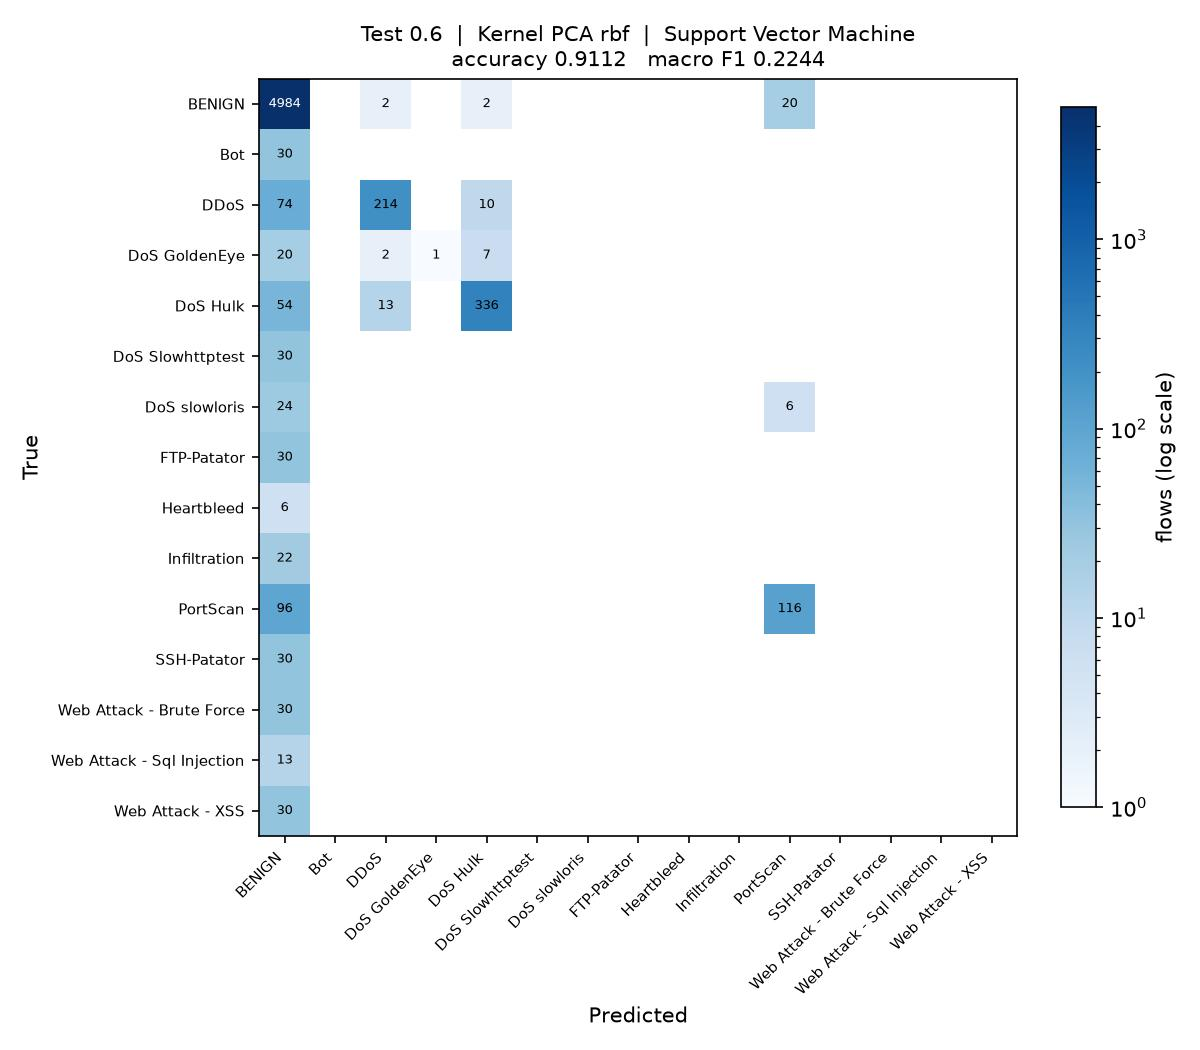

Python code for this plot:
"""
Test_0.6_DR_RBF_SVM

Test size 0.6  |  Kernel PCA (rbf)  |  Support Vector Machine  (reference sheet #15)

Run on its own:

    python Test_0.6_DR_RBF_SVM.py

Writes Test_0.6_DR_RBF_SVM.jpg (confusion matrix) and appends one row to
results/75_runs.csv.
"""

import os
import sys
import time
import warnings
from pathlib import Path

import matplotlib
matplotlib.use("Agg")
import matplotlib.pyplot as plt
import numpy as np
import pandas as pd
from sklearn.decomposition import KernelPCA
from sklearn.impute import SimpleImputer
from sklearn.metrics import (accuracy_score, confusion_matrix, f1_score,
                             precision_score, recall_score)
from sklearn.model_selection import train_test_split
from sklearn.preprocessing import LabelEncoder, StandardScaler
from sklearn.svm import SVC

sys.path.insert(0, str(Path(__file__).resolve().parent.parent))
from common import load_sample                      # noqa: E402

warnings.filterwarnings("ignore")

# ----- this run -------------------------------------------------------------
TEST_SIZE = 0.6
KERNEL = "rbf"
CLASSIFIER = "SVM"
N_COMPONENTS = 15
# ----------------------------------------------------------------------------

SEED = 0
N_JOBS = max(1, (os.cpu_count() or 2) // 2)
STEM = "Test_0.6_DR_RBF_SVM"
HERE = Path(__file__).resolve().parent
RESULTS = HERE.parent / "results"


def main():
    t0 = time.time()
    df = load_sample(10000, 50, SEED)
    y = LabelEncoder().fit_transform(df["Label"])
    X = df.drop(columns=["Label", "Day"])
    classes = sorted(df["Label"].unique())
    print(f"{len(df):,} flows, {X.shape[1]} features, {len(classes)} classes")

    X_train, X_test, y_train, y_test = train_test_split(
        X, y, test_size=TEST_SIZE, random_state=SEED, stratify=y)

    # mean imputation and scaling, fitted on the training split only
    imputer = SimpleImputer(strategy="mean").fit(X_train)
    scaler = StandardScaler().fit(imputer.transform(X_train))
    X_train = scaler.transform(imputer.transform(X_train))
    X_test = scaler.transform(imputer.transform(X_test))

    # dimensionality reduction: Kernel PCA, fitted on the training split only.
    # arpack keeps the largest positive eigenvalues; the randomized solver ranks
    # them by magnitude and fails on the sigmoid kernel, which is not PSD.
    kpca = KernelPCA(n_components=N_COMPONENTS, kernel=KERNEL,
                     eigen_solver="arpack", random_state=SEED, n_jobs=N_JOBS)
    X_train = kpca.fit_transform(X_train)
    X_test = kpca.transform(X_test)
    print(f"Kernel PCA ({KERNEL}): {X_train.shape[1]} components")

    classifier = SVC(kernel="rbf", probability=True, random_state=SEED)
    classifier.fit(X_train, y_train)
    y_pred = classifier.predict(X_test)

    acc = accuracy_score(y_test, y_pred)
    pre = precision_score(y_test, y_pred, average="macro", zero_division=0)
    rec = recall_score(y_test, y_pred, average="macro", zero_division=0)
    f1 = f1_score(y_test, y_pred, average="macro", zero_division=0)
    pre_w = precision_score(y_test, y_pred, average="weighted", zero_division=0)
    rec_w = recall_score(y_test, y_pred, average="weighted", zero_division=0)
    f1_w = f1_score(y_test, y_pred, average="weighted", zero_division=0)

    print(f"Accuracy  : {acc:.4f}")
    print(f"Precision : {pre:.4f}")
    print(f"Recall    : {rec:.4f}")
    print(f"F1 Score  : {f1:.4f}")

    # confusion matrix image, named to match this script
    cm = confusion_matrix(y_test, y_pred, labels=range(len(classes)))
    fig, ax = plt.subplots(figsize=(8, 7))
    im = ax.imshow(cm, cmap="Blues", norm=matplotlib.colors.LogNorm(vmin=1))
    ax.set_xticks(range(len(classes)), classes, rotation=45, ha="right", fontsize=7)
    ax.set_yticks(range(len(classes)), classes, fontsize=7)
    ax.set_xlabel("Predicted")
    ax.set_ylabel("True")
    ax.set_title(f"Test {TEST_SIZE}  |  Kernel PCA {KERNEL}  |  Support Vector Machine\n"
                 f"accuracy {acc:.4f}   macro F1 {f1:.4f}", fontsize=10)
    for i in range(len(classes)):
        for j in range(len(classes)):
            if cm[i, j]:
                ax.text(j, i, cm[i, j], ha="center", va="center", fontsize=6,
                        color="white" if cm[i, j] > cm.max() / 3 else "black")
    fig.colorbar(im, ax=ax, fraction=0.04, label="flows (log scale)")
    fig.tight_layout()
    fig.savefig(HERE / f"{STEM}.jpg", dpi=150)
    plt.close(fig)

    # one row appended to the shared results table
    RESULTS.mkdir(exist_ok=True)
    row = {"Test": TEST_SIZE, "DR": "RBF", "Clas": CLASSIFIER,
           "Acc": round(acc, 4), "Pre": round(pre, 4), "Rec": round(rec, 4),
           "F1": round(f1, 4),
           "Pre_weighted": round(pre_w, 4), "Rec_weighted": round(rec_w, 4),
           "F1_weighted": round(f1_w, 4),
           "n_components": N_COMPONENTS, "seconds": round(time.time() - t0, 1),
           "script": STEM}
    out = RESULTS / "75_runs.csv"
    old = pd.read_csv(out).to_dict("records") if out.exists() else []
    old = [r for r in old if r.get("script") != STEM]
    pd.DataFrame(old + [row]).to_csv(out, index=False)
    print(f"saved {STEM}.jpg and appended to results/75_runs.csv "
          f"({time.time() - t0:.0f}s)")


if __name__ == "__main__":
    main()
